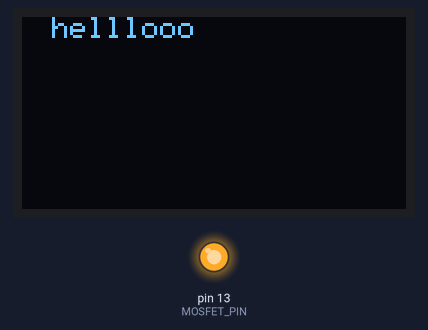
The sketch below on a simulated Arduino Uno, built with avr-gcc and run on an emulated ATmega328P. Shown: 128×64 one-colour display, output pins drawn as LEDs (lit = HIGH). The display library's start-up logo is not drawn.

Above: at 2.1 s.
At 7.1 s:
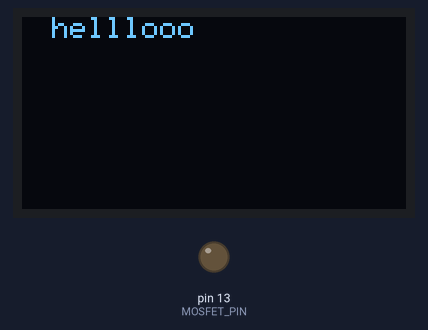
Timing chart, 0 to 128.9 s (numbered marks = the images above):
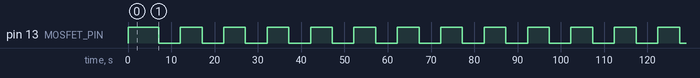

Measured:
- by itself, pin 13 (MOSFET_PIN): alternates HIGH for 5.0 s and LOW for 5.0 s

The sketch:

test_oled.ino
```cpp
#include <Adafruit_GFX.h>
#include <Adafruit_SSD1306.h>

#define SCREEN_WIDTH 128     // OLED display width, in pixels
#define SCREEN_HEIGHT 64     // OLED display height, in pixels
#define OLED_RESET -1        // Reset pin # (or -1 if sharing Arduino reset pin)
#define SCREEN_ADDRESS 0x3D  ///< See datasheet for Address; 0x3D for 128x64, 0x3C for 128x32

#define MOSFET_PIN 13

Adafruit_SSD1306 display(SCREEN_WIDTH, SCREEN_HEIGHT, &Wire, OLED_RESET);

void enableOled(bool st) {
  digitalWrite(MOSFET_PIN, st);
  //  digitalWrite(MOSFET_PIN, !st); //либо такое, если будет обратный эффект
}

void setup() {
  pinMode(MOSFET_PIN, OUTPUT);
  enableOled(true);

  Serial.begin(115200);
  //дисплей
  if (!display.begin(SSD1306_SWITCHCAPVCC, SCREEN_ADDRESS)) {
    Serial.println(F("SSD1306 allocation failed"));
    for (;;)
    ;
    // Don't proceed, loop forever
  }
  display.display();

  delay(2000);  // Pause for 2 seconds
}

void printDisplay(String text, byte x, byte y, byte textsize, byte color) {
  display.clearDisplay();
  display.setTextSize(textsize);
  display.setTextColor(color);
  display.setCursor(x, y);
  display.println(text);
  display.display();
}


void loop() {
  enableOled(true);
  printDisplay(String("helllooo"), 10, 0, 1, SSD1306_WHITE);
  delay(5000);
  enableOled(false);
  delay(5000);

}
```
